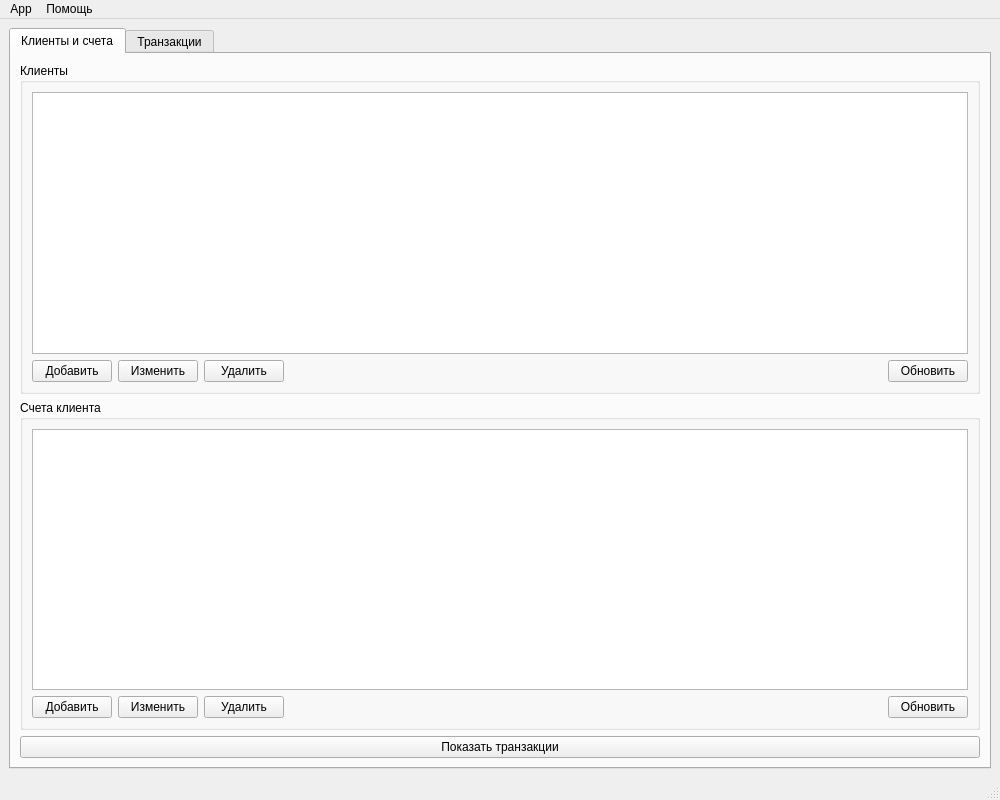
<?xml version="1.0" encoding="UTF-8"?>
<ui version="4.0">
 <class>MainWindow</class>
 <widget class="QMainWindow" name="MainWindow">
  <property name="geometry">
   <rect>
    <x>0</x>
    <y>0</y>
    <width>1000</width>
    <height>800</height>
   </rect>
  </property>
  <property name="windowTitle">
   <string>Панель Администратора</string>
  </property>
  <widget class="QWidget" name="centralwidget">
   <layout class="QVBoxLayout" name="verticalLayout">
    <item>
     <widget class="QTabWidget" name="tabWidget">
      <widget class="QWidget" name="clientsTab">
       <attribute name="title">
        <string>Клиенты и счета</string>
       </attribute>
       <layout class="QVBoxLayout" name="verticalLayout_2">
        <item>
         <widget class="QGroupBox" name="clientsGroup">
          <property name="title">
           <string>Клиенты</string>
          </property>
          <layout class="QVBoxLayout" name="verticalLayout_3">
           <item>
            <widget class="QTableView" name="clientsTableView">
             <property name="selectionMode">
              <enum>QAbstractItemView::SingleSelection</enum>
             </property>
             <property name="selectionBehavior">
              <enum>QAbstractItemView::SelectRows</enum>
             </property>
            </widget>
           </item>
           <item>
            <layout class="QHBoxLayout" name="horizontalLayout">
             <item>
              <widget class="QPushButton" name="addClientButton">
               <property name="text">
                <string>Добавить</string>
               </property>
              </widget>
             </item>
             <item>
              <widget class="QPushButton" name="editClientButton">
               <property name="text">
                <string>Изменить</string>
               </property>
              </widget>
             </item>
             <item>
              <widget class="QPushButton" name="deleteClientButton">
               <property name="text">
                <string>Удалить</string>
               </property>
              </widget>
             </item>
             <item>
              <spacer name="horizontalSpacer">
               <property name="orientation">
                <enum>Qt::Horizontal</enum>
               </property>
               <property name="sizeHint" stdset="0">
                <size>
                 <width>40</width>
                 <height>20</height>
                </size>
               </property>
              </spacer>
             </item>
             <item>
              <widget class="QPushButton" name="refreshClientsButton">
               <property name="text">
                <string>Обновить</string>
               </property>
              </widget>
             </item>
            </layout>
           </item>
          </layout>
         </widget>
        </item>
        <item>
         <widget class="QGroupBox" name="accountsGroup">
          <property name="title">
           <string>Счета клиента</string>
          </property>
          <layout class="QVBoxLayout" name="verticalLayout_4">
           <item>
            <widget class="QTableView" name="accountsTableView">
             <property name="selectionMode">
              <enum>QAbstractItemView::SingleSelection</enum>
             </property>
             <property name="selectionBehavior">
              <enum>QAbstractItemView::SelectRows</enum>
             </property>
            </widget>
           </item>
           <item>
            <layout class="QHBoxLayout" name="horizontalLayout_2">
             <item>
              <widget class="QPushButton" name="addAccountButton">
               <property name="text">
                <string>Добавить</string>
               </property>
              </widget>
             </item>
             <item>
              <widget class="QPushButton" name="editAccountButton">
               <property name="text">
                <string>Изменить</string>
               </property>
              </widget>
             </item>
             <item>
              <widget class="QPushButton" name="deleteAccountButton">
               <property name="text">
                <string>Удалить</string>
               </property>
              </widget>
             </item>
             <item>
              <spacer name="horizontalSpacer_2">
               <property name="orientation">
                <enum>Qt::Horizontal</enum>
               </property>
               <property name="sizeHint" stdset="0">
                <size>
                 <width>40</width>
                 <height>20</height>
                </size>
               </property>
              </spacer>
             </item>
             <item>
              <widget class="QPushButton" name="refreshAccountsButton">
               <property name="text">
                <string>Обновить</string>
               </property>
              </widget>
             </item>
            </layout>
           </item>
          </layout>
         </widget>
        </item>
        <item>
         <widget class="QPushButton" name="showTransactionsButton">
          <property name="text">
           <string>Показать транзакции</string>
          </property>
         </widget>
        </item>
       </layout>
      </widget>
      <widget class="QGroupBox" name="transactionsGroup">
       <attribute name="title">
        <string>Транзакции</string>
       </attribute>
       <layout class="QVBoxLayout" name="verticalLayout_5">
        <item>
         <widget class="QTableView" name="transactionsTableView"/>
        </item>
        <item>
         <layout class="QHBoxLayout" name="horizontalLayout_3">
          <item>
           <widget class="QPushButton" name="backToClientsButton">
            <property name="text">
             <string>Назад к клиентам</string>
            </property>
           </widget>
          </item>
          <item>
           <widget class="QPushButton" name="addTransactionButton">
            <property name="text">
             <string>Добавить</string>
            </property>
           </widget>
          </item>
          <item>
           <widget class="QPushButton" name="editTransactionButton">
            <property name="text">
             <string>Изменить</string>
            </property>
           </widget>
          </item>
          <item>
           <widget class="QPushButton" name="deleteTransactionButton">
            <property name="text">
             <string>Удалить</string>
            </property>
           </widget>
          </item>
          <item>
           <spacer name="horizontalSpacer_3">
            <property name="orientation">
             <enum>Qt::Horizontal</enum>
            </property>
            <property name="sizeHint" stdset="0">
             <size>
              <width>40</width>
              <height>20</height>
             </size>
            </property>
           </spacer>
          </item>
          <item>
           <widget class="QPushButton" name="refreshTransactionsButton">
            <property name="text">
             <string>Обновить</string>
            </property>
           </widget>
          </item>
         </layout>
        </item>
       </layout>
      </widget>
     </widget>
    </item>
   </layout>
  </widget>
  <widget class="QMenuBar" name="menubar">
   <property name="geometry">
    <rect>
     <x>0</x>
     <y>0</y>
     <width>1000</width>
     <height>21</height>
    </rect>
   </property>
   <widget class="QMenu" name="menuFile">
    <property name="title">
     <string>App</string>
    </property>
    <addaction name="actionExit"/>
   </widget>
   <widget class="QMenu" name="menuHelp">
    <property name="title">
     <string>Помощь</string>
    </property>
    <addaction name="actionAbout"/>
   </widget>
   <addaction name="menuFile"/>
   <addaction name="menuHelp"/>
  </widget>
  <widget class="QStatusBar" name="statusbar"/>
  <action name="actionExit">
   <property name="text">
    <string>Выход</string>
   </property>
  </action>
  <action name="actionAbout">
   <property name="text">
    <string>О программе</string>
   </property>
  </action>
 </widget>
 <resources/>
 <connections/>
</ui>
